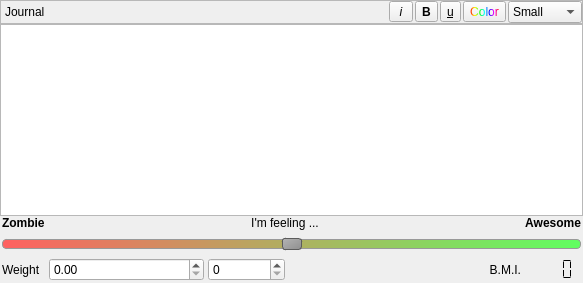
       <widget class="QWidget" name="notes">
        <attribute name="title">
         <string>Notes</string>
        </attribute>
        <layout class="QVBoxLayout" name="verticalLayout_4">
         <property name="spacing">
          <number>0</number>
         </property>
         <property name="leftMargin">
          <number>0</number>
         </property>
         <property name="topMargin">
          <number>0</number>
         </property>
         <property name="rightMargin">
          <number>0</number>
         </property>
         <property name="bottomMargin">
          <number>0</number>
         </property>
         <item>
          <widget class="QFrame" name="frame_3">
           <property name="styleSheet">
            <string notr="true"/>
           </property>
           <property name="frameShape">
            <enum>QFrame::StyledPanel</enum>
           </property>
           <property name="frameShadow">
            <enum>QFrame::Raised</enum>
           </property>
           <layout class="QHBoxLayout" name="horizontalLayout_3">
            <property name="spacing">
             <number>2</number>
            </property>
            <property name="leftMargin">
             <number>4</number>
            </property>
            <property name="topMargin">
             <number>0</number>
            </property>
            <property name="rightMargin">
             <number>0</number>
            </property>
            <property name="bottomMargin">
             <number>0</number>
            </property>
            <item>
             <widget class="QLabel" name="label_5">
              <property name="sizePolicy">
               <sizepolicy hsizetype="Fixed" vsizetype="Preferred">
                <horstretch>0</horstretch>
                <verstretch>0</verstretch>
               </sizepolicy>
              </property>
              <property name="text">
               <string>Journal</string>
              </property>
             </widget>
            </item>
            <item>
             <spacer name="horizontalSpacer">
              <property name="orientation">
               <enum>Qt::Horizontal</enum>
              </property>
              <property name="sizeType">
               <enum>QSizePolicy::Maximum</enum>
              </property>
              <property name="sizeHint" stdset="0">
               <size>
                <width>342</width>
                <height>20</height>
               </size>
              </property>
             </spacer>
            </item>
            <item>
             <widget class="QToolButton" name="JournalNotesItalic">
              <property name="font">
               <font>
                <italic>true</italic>
               </font>
              </property>
              <property name="text">
               <string> i </string>
              </property>
              <property name="shortcut">
               <string notr="true">Ctrl+I</string>
              </property>
             </widget>
            </item>
            <item>
             <widget class="QToolButton" name="JournalNotesBold">
              <property name="font">
               <font>
                <weight>75</weight>
                <bold>true</bold>
               </font>
              </property>
              <property name="text">
               <string>B</string>
              </property>
              <property name="shortcut">
               <string notr="true">Ctrl+B</string>
              </property>
             </widget>
            </item>
            <item>
             <widget class="QToolButton" name="JournalNotesUnderline">
              <property name="font">
               <font>
                <underline>true</underline>
               </font>
              </property>
              <property name="text">
               <string>u</string>
              </property>
              <property name="shortcut">
               <string notr="true">Ctrl+U</string>
              </property>
             </widget>
            </item>
            <item>
             <widget class="QToolButton" name="JournalNotesColour">
              <property name="styleSheet">
               <string notr="true">color: qlineargradient(spread:pad, x1:0, y1:0, x2:1, y2:0, stop:0 rgba(255, 0, 0, 255), stop:0.166 rgba(255, 255, 0, 255), stop:0.333 rgba(0, 255, 0, 255), stop:0.5 rgba(0, 255, 255, 255), stop:0.666 rgba(0, 0, 255, 255), stop:0.833 rgba(255, 0, 255, 255), stop:1 rgba(255, 0, 0, 255))</string>
              </property>
              <property name="text">
               <string>Color</string>
              </property>
              <property name="shortcut">
               <string notr="true"/>
              </property>
             </widget>
            </item>
            <item>
             <widget class="QComboBox" name="JournalNotesFontsize">
              <property name="sizePolicy">
               <sizepolicy hsizetype="MinimumExpanding" vsizetype="Fixed">
                <horstretch>0</horstretch>
                <verstretch>0</verstretch>
               </sizepolicy>
              </property>
              <property name="maximumSize">
               <size>
                <width>85</width>
                <height>16777215</height>
               </size>
              </property>
              <property name="currentText">
               <string>Small</string>
              </property>
              <property name="maxVisibleItems">
               <number>3</number>
              </property>
              <property name="sizeAdjustPolicy">
               <enum>QComboBox::AdjustToContents</enum>
              </property>
              <item>
               <property name="text">
                <string>Small</string>
               </property>
              </item>
              <item>
               <property name="text">
                <string>Medium</string>
               </property>
              </item>
              <item>
               <property name="text">
                <string>Big</string>
               </property>
              </item>
             </widget>
            </item>
           </layout>
          </widget>
         </item>
         <item>
          <widget class="QTextEdit" name="JournalNotes">
           <property name="sizePolicy">
            <sizepolicy hsizetype="Expanding" vsizetype="Expanding">
             <horstretch>0</horstretch>
             <verstretch>0</verstretch>
            </sizepolicy>
           </property>
          </widget>
         </item>
         <item>
          <widget class="QWidget" name="widget" native="true">
           <layout class="QFormLayout" name="formLayout">
            <property name="fieldGrowthPolicy">
             <enum>QFormLayout::AllNonFixedFieldsGrow</enum>
            </property>
            <property name="horizontalSpacing">
             <number>4</number>
            </property>
            <property name="verticalSpacing">
             <number>4</number>
            </property>
            <property name="leftMargin">
             <number>2</number>
            </property>
            <property name="topMargin">
             <number>0</number>
            </property>
            <property name="rightMargin">
             <number>2</number>
            </property>
            <property name="bottomMargin">
             <number>2</number>
            </property>
            <item row="0" column="0" colspan="2">
             <layout class="QGridLayout" name="gridLayout">
              <item row="0" column="0">
               <widget class="QLabel" name="label">
                <property name="sizePolicy">
                 <sizepolicy hsizetype="Fixed" vsizetype="Preferred">
                  <horstretch>0</horstretch>
                  <verstretch>0</verstretch>
                 </sizepolicy>
                </property>
                <property name="font">
                 <font>
                  <weight>75</weight>
                  <bold>true</bold>
                 </font>
                </property>
                <property name="text">
                 <string>Zombie</string>
                </property>
               </widget>
              </item>
              <item row="0" column="1" colspan="6">
               <widget class="QLabel" name="label_9">
                <property name="font">
                 <font>
                  <weight>50</weight>
                  <bold>false</bold>
                 </font>
                </property>
                <property name="text">
                 <string>I'm feeling ...</string>
                </property>
                <property name="alignment">
                 <set>Qt::AlignCenter</set>
                </property>
               </widget>
              </item>
              <item row="2" column="0">
               <widget class="QLabel" name="label_8">
                <property name="sizePolicy">
                 <sizepolicy hsizetype="Preferred" vsizetype="Preferred">
                  <horstretch>0</horstretch>
                  <verstretch>0</verstretch>
                 </sizepolicy>
                </property>
                <property name="text">
                 <string>Weight</string>
                </property>
               </widget>
              </item>
              <item row="2" column="1" colspan="2">
               <widget class="QDoubleSpinBox" name="weightSpinBox">
                <property name="toolTip">
                 <string>If height is greater than zero in Preferences Dialog, setting weight here will show Body Mass Index (BMI) value</string>
                </property>
                <property name="maximum">
                 <double>1499.000000000000000</double>
                </property>
               </widget>
              </item>
              <item row="1" column="0" colspan="8">
               <widget class="QSlider" name="ZombieMeter">
                <property name="styleSheet">
                 <string notr="true">QSlider::groove:horizontal  {
    border: 1px solid #999999;
    border-radius: 4px;
    height: 8px; /* the groove expands to the size of the slider by default. by giving it a height, it has a fixed size */
    background: qlineargradient(x1:0, y1:0, x2:1, y2:0, stop:0 #ff6060, stop:1 #60ff60);
    margin: 2px 0; 
  
}

QSlider::handle:horizontal  {
    background: qlineargradient(x1:0, y1:0, x2:1, y2:1, stop:0 #b4b4b4, stop:1 #8f8f8f);
    border: 1px solid #5c5c5c;
    width: 18px;
    margin: -2px 0; /* handle is placed by default on the contents rect of the groove. Expand outside the groove */
    border-radius: 3px;
}
</string>
                </property>
                <property name="maximum">
                 <number>10</number>
                </property>
                <property name="pageStep">
                 <number>5</number>
                </property>
                <property name="value">
                 <number>5</number>
                </property>
                <property name="orientation">
                 <enum>Qt::Horizontal</enum>
                </property>
                <property name="tickPosition">
                 <enum>QSlider::TicksAbove</enum>
                </property>
                <property name="tickInterval">
                 <number>1</number>
                </property>
               </widget>
              </item>
              <item row="2" column="3">
               <widget class="QSpinBox" name="ouncesSpinBox">
                <property name="suffix">
                 <string/>
                </property>
               </widget>
              </item>
              <item row="0" column="7">
               <widget class="QLabel" name="label_10">
                <property name="sizePolicy">
                 <sizepolicy hsizetype="Preferred" vsizetype="Preferred">
                  <horstretch>0</horstretch>
                  <verstretch>0</verstretch>
                 </sizepolicy>
                </property>
                <property name="font">
                 <font>
                  <weight>75</weight>
                  <bold>true</bold>
                 </font>
                </property>
                <property name="text">
                 <string>Awesome</string>
                </property>
                <property name="alignment">
                 <set>Qt::AlignRight|Qt::AlignTrailing|Qt::AlignVCenter</set>
                </property>
               </widget>
              </item>
              <item row="2" column="7">
               <widget class="QLCDNumber" name="BMI">
                <property name="sizePolicy">
                 <sizepolicy hsizetype="Fixed" vsizetype="Minimum">
                  <horstretch>0</horstretch>
                  <verstretch>0</verstretch>
                 </sizepolicy>
                </property>
                <property name="frameShape">
                 <enum>QFrame::NoFrame</enum>
                </property>
                <property name="smallDecimalPoint">
                 <bool>false</bool>
                </property>
                <property name="digitCount">
                 <number>4</number>
                </property>
                <property name="segmentStyle">
                 <enum>QLCDNumber::Flat</enum>
                </property>
               </widget>
              </item>
              <item row="2" column="4" colspan="3">
               <widget class="QLabel" name="BMIlabel">
                <property name="sizePolicy">
                 <sizepolicy hsizetype="Preferred" vsizetype="Preferred">
                  <horstretch>0</horstretch>
                  <verstretch>0</verstretch>
                 </sizepolicy>
                </property>
                <property name="text">
                 <string>B.M.I.</string>
                </property>
                <property name="alignment">
                 <set>Qt::AlignRight|Qt::AlignTrailing|Qt::AlignVCenter</set>
                </property>
               </widget>
              </item>
             </layout>
            </item>
           </layout>
          </widget>
         </item>
        </layout>
       </widget>
